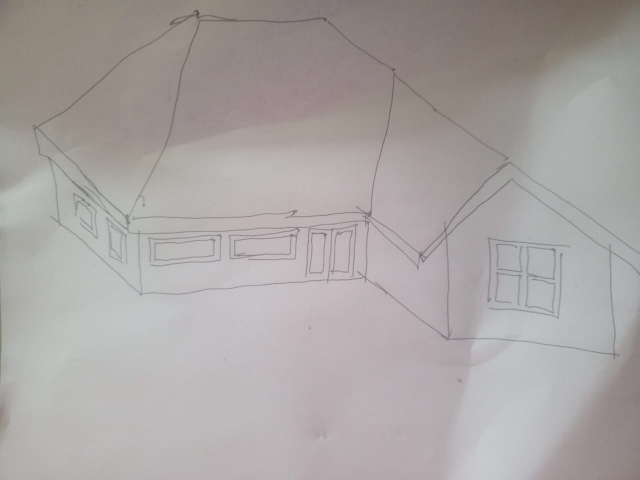
#> input picture sketches/house_sketch.jpeg, 1280 x 960 px (shown at 1/2 size)
$ python -i preprocessing.py   (imports and definitions only)
#> lines starting #> are read from the running program, lines starting #| are printed output that depends on the picture; after the words box and inside, x2 and y2 are one past the last pixel; in counts of white or black regions, pixels touching at a corner belong together
import cv2
import numpy as np
from loguru import logger

class ImagePreprocessor:
    def __init__(self, canonical_width=1200):
        self.canonical_width = canonical_width

    def process(self, image_path):
        """
        Full preprocessing pipeline for Stage 1.
        """
#> called with image_path = '../sketches/house_sketch.jpeg'
        logger.info(f"Preprocessing image: {image_path}")
        img = cv2.imread(image_path)
#> img is the input picture: shape (960, 1280, 3); mean B, G, R 163.5, 164.6, 169.7
        if img is None:
            raise FileNotFoundError(f"Could not read image at {image_path}")

        # 1. Greyscale conversion
        grey = cv2.cvtColor(img, cv2.COLOR_BGR2GRAY)

        # 2. Perspective Correction (Placeholder for now, returns original if corners not found)
        # In a real PoC, we'd implement findContours to detect the paper.
        warped = self.correct_perspective(grey)

        # 3. Adaptive Histogram Equalisation (CLAHE)
        clahe = cv2.createCLAHE(clipLimit=2.0, tileGridSize=(8, 8))
        equalised = clahe.apply(warped)

        # 4. Noise Reduction
        blurred = cv2.GaussianBlur(equalised, (5, 5), 0)

        # 5. Edge Detection (Canny with auto-tuning via Otsu)
        edges = self.auto_canny(blurred)

        # 6. Morphological Closing
        kernel = np.ones((3, 3), np.uint8)
        closed = cv2.morphologyEx(edges, cv2.MORPH_CLOSE, kernel)

        # 7. Resize to Canonical Width
        final_img = self.resize_to_canonical(closed)

        logger.info("Preprocessing complete.")
        return final_img

    def correct_perspective(self, grey):
        """
        Detects paper corners and warps to flat rectangular image.
        For PoC, if detection fails, return as-is.
        """
        # Simplified corner detection for PoC
        blur = cv2.GaussianBlur(grey, (5, 5), 0)
        _, thresh = cv2.threshold(blur, 0, 255, cv2.THRESH_BINARY + cv2.THRESH_OTSU)
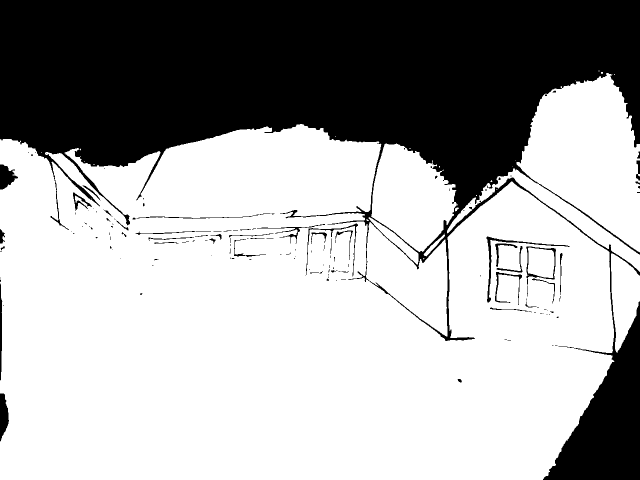
#> thresh: shape (960, 1280) (shown at 1/2 size); 66% white; 156 black regions (107 under 20 px)
        contours, _ = cv2.findContours(thresh, cv2.RETR_EXTERNAL, cv2.CHAIN_APPROX_SIMPLE)
#> contours = 27 contours, 20 with area under 20; largest, box (x1, y1, x2, y2) and area: (0, 248, 1229, 960) 717516, (894, 146, 1280, 544) 62713, (742, 287, 916, 504) 24142, (1222, 507, 1280, 706) 7340, (737, 434, 837, 529) 1674, (847, 467, 890, 513) 310, (910, 415, 918, 423) 26

        if not contours:
            return grey

        # Find largest contour (presumably the paper)
        largest = max(contours, key=cv2.contourArea)
#> largest = contour of 2134 points, box (x1, y1, x2, y2) (0, 248, 1229, 960), area 717516
        peri = cv2.arcLength(largest, True)
#> peri = 7738.1
        approx = cv2.approxPolyDP(largest, 0.02 * peri, True)
#> approx = contour of 11 points, box (x1, y1, x2, y2) (0, 278, 1219, 960), area 675604
#> in process, `equalised = clahe.apply(warped)`:
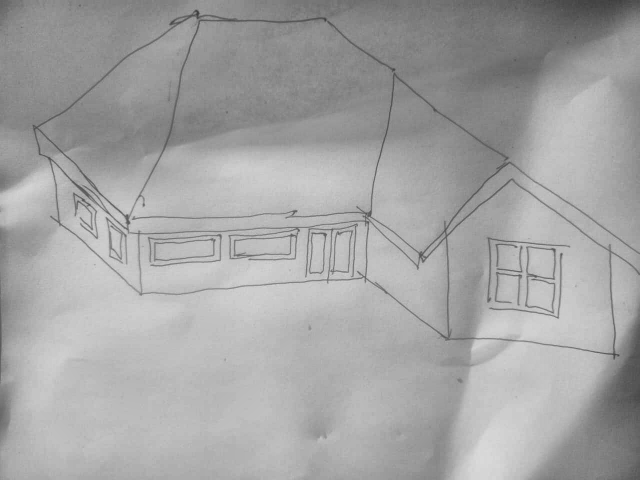
#> equalised: shape (960, 1280) (shown at 1/2 size); min 58, max 218, mean 164

        if len(approx) == 4:
            # Reorder points: TL, TR, BR, BL
            pts = approx.reshape(4, 2)
            rect = np.zeros((4, 2), dtype="float32")
            s = pts.sum(axis=1)
            rect[0] = pts[np.argmin(s)]
            rect[2] = pts[np.argmax(s)]
            diff = np.diff(pts, axis=1)
            rect[1] = pts[np.argmin(diff)]
            rect[3] = pts[np.argmax(diff)]

            (tl, tr, br, bl) = rect
            width_a = np.sqrt(((br[0] - bl[0]) ** 2) + ((br[1] - bl[1]) ** 2))
            width_b = np.sqrt(((tr[0] - tl[0]) ** 2) + ((tr[1] - tl[1]) ** 2))
            max_width = max(int(width_a), int(width_b))

            height_a = np.sqrt(((tr[0] - br[0]) ** 2) + ((tr[1] - br[1]) ** 2))
            height_b = np.sqrt(((tl[0] - bl[0]) ** 2) + ((tl[1] - bl[1]) ** 2))
            max_height = max(int(height_a), int(height_b))

            dst = np.array([
                [0, 0],
                [max_width - 1, 0],
                [max_width - 1, max_height - 1],
                [0, max_height - 1]], dtype="float32")

            M = cv2.getPerspectiveTransform(rect, dst)
            return cv2.warpPerspective(grey, M, (max_width, max_height))

        return grey

    def auto_canny(self, image, sigma=0.33):
        """
        Canny edge detection with auto-tuned thresholds based on image median.
        """
#> called with sigma = 0.33
        v = np.median(image)
#> v = 170
        lower = int(max(0, (1.0 - sigma) * v))
#> lower = 113
        upper = int(min(255, (1.0 + sigma) * v))
#> upper = 226
        return cv2.Canny(image, lower, upper)
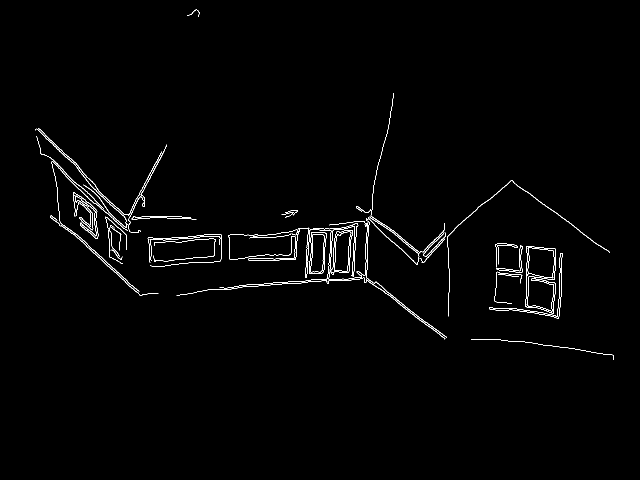
#> returned value: shape (960, 1280) (shown at 1/2 size); 1.1% white in thin lines or dots, all inside (x1, y1, x2, y2) = (70, 19, 1228, 720)
#> in process, `closed = cv2.morphologyEx(edges, cv2.MORPH_CLOSE, kernel)`:
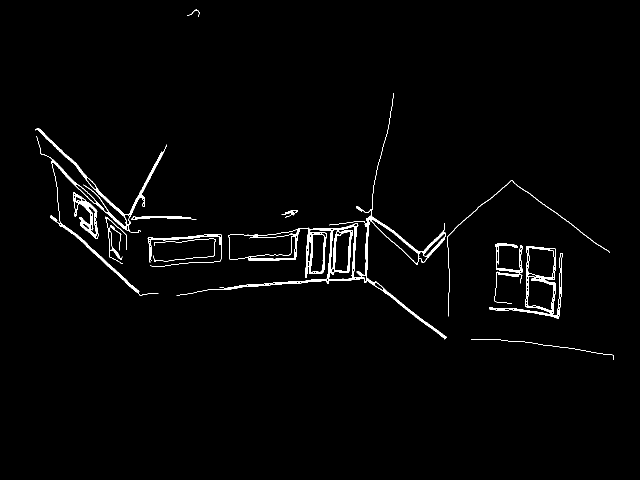
#> closed: shape (960, 1280) (shown at 1/2 size); 1.8% white; 14 white regions, largest, box (x1, y1, x2, y2) and area: (353, 186, 894, 679) 9003, (70, 256, 334, 592) 4346, (978, 492, 1126, 638) 2453

    def resize_to_canonical(self, image):
        """
        Resize image to canonical width while preserving aspect ratio.
        """
        (h, w) = image.shape[:2]
#> h = 960; w = 1280
        r = self.canonical_width / float(w)
#> r = 0.938
        dim = (self.canonical_width, int(h * r))
#> dim = (1200, 900)
        return cv2.resize(image, dim, interpolation=cv2.INTER_AREA)
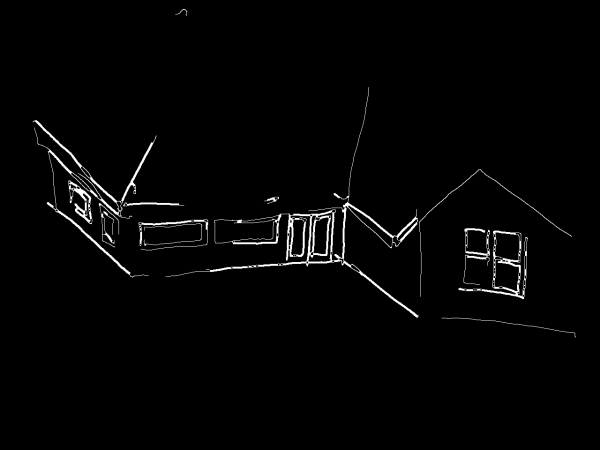
#> returned value: shape (900, 1200) (shown at 1/2 size); min 0, max 255, mean 4.5

>>> result = ImagePreprocessor().process('../sketches/house_sketch.jpeg')
